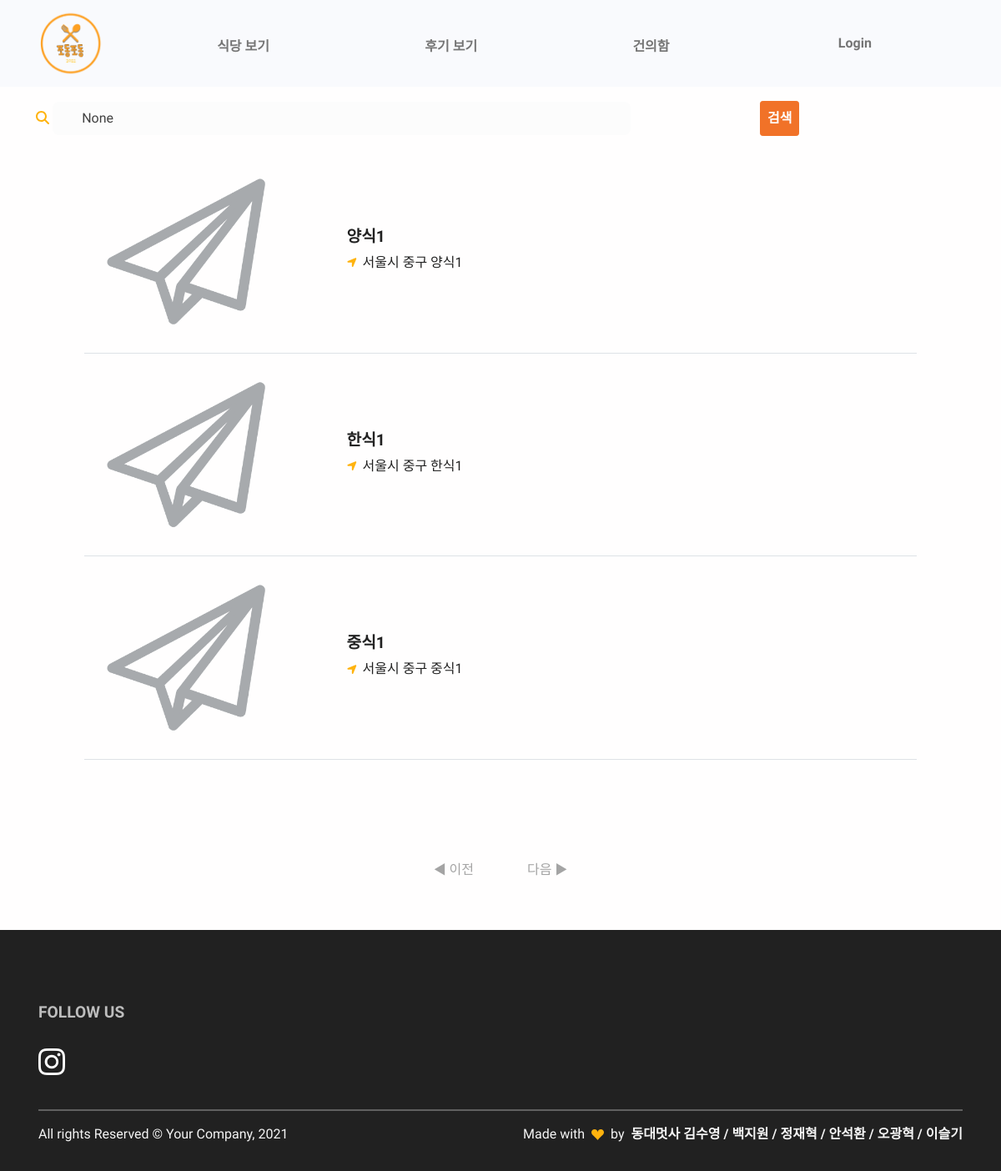
The app's page /restaurant/restaurant/search/, older data.
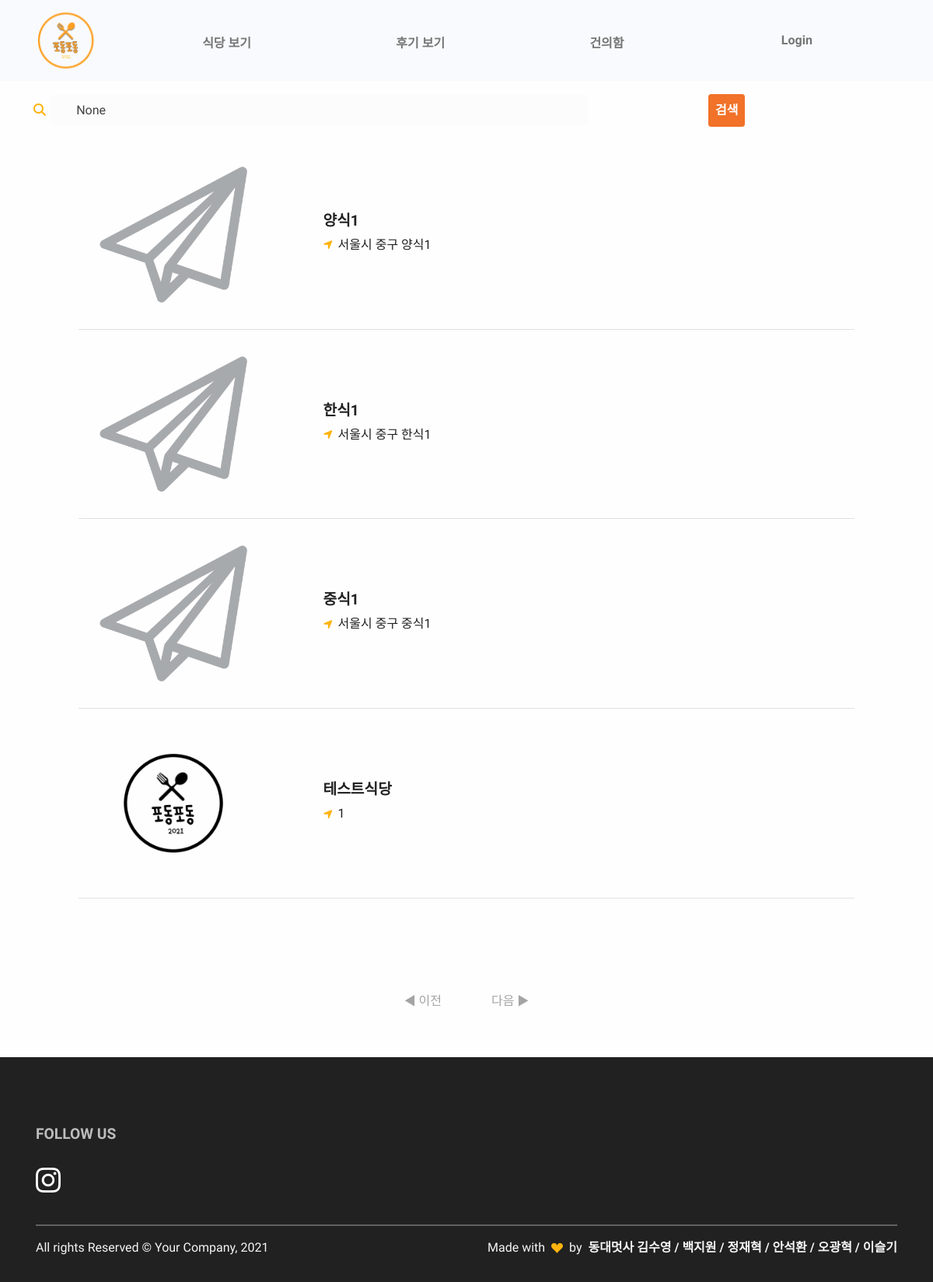
The same page, newer data.
### restaurant/models.py (models this page shows, shortened)
class Restaurant(models.Model):
    id = models.AutoField(primary_key=True)
    category = models.ForeignKey(Category, on_delete=models.CASCADE)
    name = models.CharField(max_length=30)
    location = models.CharField(max_length=100, blank=True)
    phone_number = models.CharField(max_length=15, blank=True)
    business_hour = models.CharField(max_length=150, blank=True)
    thumbnail = models.ImageField(upload_to='images/', blank=True)
    follow_users = models.ManyToManyField(settings.AUTH_USER_MODEL, blank=True, related_name="follow_restaurants")
    def get_absolute_url(self):
        return reverse('restaurant:restaurant_detail', args=[self.id])

### restaurant/views.py (the view)
# urls.py: path('restaurant/search/', SearchRestaurant, name='search_resturant'),
def SearchRestaurant(request):
    category = Category.objects.all()
    search_key = request.GET.get('search_key')
    if search_key:
        list = Restaurant.objects.filter(Q(name__icontains=search_key)).distinct().order_by('-id')
    else:
        list = Restaurant.objects.all()
    paginator = Paginator(list, 10)
    page = request.GET.get("page") or 1
    pages = paginator.get_page(page)
    return render(request, 'restaurant/search.html', { 'restaurant_list': list, "search_key": search_key, "pages": pages, "category": category })

### restaurant/templates/restaurant/search.html (shortened to what this page needs)
{% extends "base.html" %}
{% load static %}
{% block content %}
<link rel="stylesheet" href="{% static 'css/components/restaurant_search.css'%}">
{% if restaurant_list %}
<section id="testimonial">
  <div class="container">
        <form action="{% url 'restaurant:search_resturant' %}" method="GET" class="row gx-2 gy-2 align-items-center mb-3">
            <table width="90%" align="center">
                <tr>
                    <td width="70%;">
                        <i class="fas fa-search input-box-icon text-primary"></i>
                        <input
                            class="col-lg-3 form-control border-0 input-box bg-100"
                            style="display: inline; width:80%;"
                            type="search"
                            placeholder="Search Restaurant"
                            aria-label="Search"
                            name="search_key"
                            id="search_key"
                            value="{{ search_key }}"
                        />
                    </td>
                    <td width="20%;">
                        <button class="btn btn-danger" type="submit" style="padding: 0.5rem;">
                            검색
                        </button>
                    </td>
                </tr>
            </table>
        </form>
        <table width="90%" align="center">
        {% for restaurant in restaurant_list %}
            <tr style="border-bottom: 1px solid #dee2e6;">
                <td style="width: 30%; padding: 10px;">
                    <a href="{{ restaurant.get_absolute_url }}" >
                        {% if restaurant.thumbnail %}
                            <img src="{{ restaurant.thumbnail.url }}" style="max-width: 80%; border-radius: 5px;">
                        {% else %}
                            <img src="{% static 'img/gallery/logo_black.png' %}" style="max-width: 80%; border-radius: 5px;">
                        {% endif %}
                    </a>
                </td>
                <td style="width: 70%; padding: 15px;">
                    <a href="{{ restaurant.get_absolute_url }}" >
                        <h5>{{ restaurant.name }}</h5>
                        <p class="mb-1">
                            <span class="text-primary fs--1 me-1">
                                <i class="fas fa-location-arrow"></i>
                            </span>
                            {{ restaurant.location }}
                        </p>
                    </a>
                </td>
            </tr>
        {% endfor %}
        </table>
  </div>
</section>
{% else %}
<p>"{{ search_key }}"의 검색 결과가 없습니다.</p>
{% endif %}
<div class="page middle">
    {% if pages.has_previous %}
    <a href="?page={{pages.previous_page_number}}" class="page_click active">◀ 이전</a>
    {% else %}
    <a class="page_click nonactive">◀ 이전</a>
    {% endif %}
    {% if pages.has_next %}
    <a href="?page={{pages.next_page_number}}" class="page_click active">다음 ▶</a>
    {% else %}
    <a class="page_click nonactive">다음 ▶</a>
    {% endif %}
</div>
{% endblock %}

### podongpodong/templates/base.html (shortened to what this page needs)
{% load static %}
<!DOCTYPE html>
<html lang="ko">
  {% include 'head.html' %}
  <body>
    {% include 'header.html' %} {% block content %} {% endblock %}
    {% include 'footer.html' %}
  </body>
</html>

### podongpodong/templates/head.html (shortened to what this page needs)
{% load static %}
<head>
  {% load static %}
  <link href="{% static 'css/theme.css' %}" rel="stylesheet" />
  <link
    rel="stylesheet"
    href="https://cdn.jsdelivr.net/npm/bootstrap-icons@1.5.0/font/bootstrap-icons.css"
  />
  <link rel="stylesheet" type="text/css" href="http://kenwheeler.github.io/slick/slick/slick.css" />
  <link rel="stylesheet" type="text/css" href="http://kenwheeler.github.io/slick/slick/slick-theme.css" />
  <link rel = 'stylesheet' href = "{% static 'css/board.css'%}">
</head>

### podongpodong/templates/header.html (shortened to what this page needs)
{% load static %}
<link rel="stylesheet" href="{% static 'css/components/header.css' %}" />
<nav
  class="navbar navbar-expand-lg navbar-light bg-light fixed-top"
  data-navbar-on-scroll="data-navbar-on-scroll"
>
  <div id="head_nav" class="container">
    <a class="navbar-brand d-inline-flex" href="{% url 'main' %}">
      <img
        id="logo"
        class="d-inline-block"
        src="{% static 'img/podongpodong_logo.png' %}"
        alt="logo"
        style="width: 130px; height: 80px; margin-left: -25px; padding: 0; object-fit: cover; "
      />
    </a>
    <div
      class="collapse navbar-collapse border-top border-lg-0 my-2 mt-lg-0"
      id="navbarSupportedContent"
    >
      <div class="mx-auto pt-5 pt-lg-0 d-block d-lg-none d-xl-block">
        <p class="mb-0 fw-bold text-lg-center mt-3">
          <a class="nav-link nav_item d-inline-flex" href="{% url 'restaurant:restaurant_list' %}">식당 보기</a>
        </p>
      </div>
      <div class="mx-auto pt-5 pt-lg-0 d-block d-lg-none d-xl-block">
        <p class="mb-0 fw-bold text-lg-center mt-3">
          <a class="nav-link nav_item" href="{% url 'review:review' %}">후기 보기</a>
        </p>
      </div>
      <div
        class="dropdown mx-auto pt-5 pt-lg-0 d-block d-lg-none d-xl-block"
      >
        <p class="nav-link nav_item dropbtn nav_item mb-0 fw-bold text-lg-center mt-3">
          건의함
        </p>
      </div>
        {% if user.is_authenticated %}
          <div class="dropdown nav-link mx-auto pt-5 pt-lg-0 d-block d-lg-none d-xl-block">
            <p class="dropbtn nav_item mb-0 fw-bold text-lg-center mt-3">
                MY Page
            </p>
            <div class="dropdown-content">
              <a href="{% url 'users:mypage' request.user.id %}">Mypage</a></li>
              <a href="{% url 'account_logout' %}">Logout </a></li>
            </div>
          </div>
        {% else %}
          <div class="dropdown nav-link mx-auto pt-5 pt-lg-0 d-block d-lg-none d-xl-block">
            <p class="dropbtn nav_item mb-0 fw-bold text-lg-center mt-3">
                Login
            </p>
          </div>
          {% endif %}
      </div>
  </div>
</nav>

### podongpodong/templates/footer.html
  <section class="py-0 pt-7 bg-1000">
    <div class="container">
      <div class="row">
        <div class="col-12 col-md-8 col-lg-6 col-xxl-4">
          <h5 class="lh-lg fw-bold text-500">FOLLOW US</h5>
          <div class="text-start my-3">
            <a href="https://www.instagram.com/podong_podong_2021/?utm_medium=copy_link" target="_blank">
              <i
                class="bi bi-instagram"
                style="color: white; font-size: 2em;"
              ></i>
            </a>
          </div>
        </div>
      </div>
      <hr class="border border-800" />
      <div class="row flex-center pb-3">
        <div class="col-md-6 order-0">
          <p class="text-200 text-center text-md-start">
            All rights Reserved &copy; Your Company, 2021
          </p>
        </div>
        <div class="col-md-6 order-1">
          <p class="text-200 text-center text-md-end">
            Made with&nbsp;
            <svg
              class="bi bi-suit-heart-fill"
              xmlns="http://www.w3.org/2000/svg"
              width="15"
              height="15"
              fill="#FFB30E"
              viewBox="0 0 16 16"
            >
              <path
                d="M4 1c2.21 0 4 1.755 4 3.92C8 2.755 9.79 1 12 1s4 1.755 4 3.92c0 3.263-3.234 4.414-7.608 9.608a.513.513 0 0 1-.784 0C3.234 9.334 0 8.183 0 4.92 0 2.755 1.79 1 4 1z"
              ></path>
            </svg>
            &nbsp;by&nbsp;
            <a
              class="text-200 fw-bold"
              href="https://github.com/LikeLion-at-DGU/PodongPodong"
              target="_blank"
            >
              동대멋사 김수영 / 백지원 / 정재혁 / 안석환 / 오광혁 / 이슬기
            </a>
          </p>
        </div>
      </div>
    </div>
  </section>

### podongpodong/static/css/components/header.css (style rules this page uses)
#logo { width: 140px; height: 90px; margin: 0; padding: 0; object-fit: cover; }
.nav_item { transition-duration: 0.3s; }
.dropbtn { padding: 16px; font-size: 16px; border: none; }
.dropdown { position: relative; display: inline-block; }

### podongpodong/static/css/components/restaurant_search.css (style rules this page uses)
.middle { text-align: center; margin-bottom: 5%; }
.middle a { margin: 20px; padding: 10px; }
.nonactive { color: #a4a4a4; cursor: pointer; }

Row changes from the older to the newer data that the page shows:
added Restaurant: name "테스트식당", location "1"
